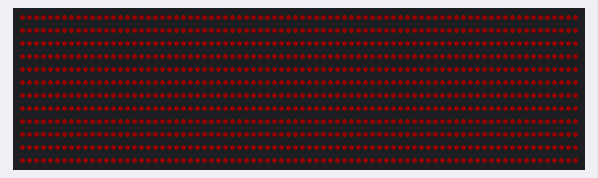
A sketch run on a simulated Teensy 3. Parts: 960 RGB LEDs in strip order, left to right, continuing on the next row. Dim RGB values are drawn brighter than linear.

Above: at 118.9 s.

The sketch:

BasicRGBTest.ino
```cpp
// (licence header left out)
#include <OctoWS2811.h>

const int ledsPerStrip = 120; //Set LED count that is on each Teensy output (includes if the strips zig-zag)

int brightness = 25; //Set the pixel brightness from 0 to 255

DMAMEM int displayMemory[ledsPerStrip*6];
int drawingMemory[ledsPerStrip*6];

const int config = WS2811_GRB | WS2811_800kHz;

OctoWS2811 leds(ledsPerStrip, displayMemory, drawingMemory, config);

void setup() {
  leds.begin();
  leds.show();
}

#define RED    0xFF0000
#define GREEN  0x00FF00
#define BLUE   0x0000FF
#define YELLOW 0xFFFF00
#define PINK   0xFF1088
#define ORANGE 0xE05800
#define WHITE  0xFFFFFF

void loop() {
  int microsec = 2000000 / leds.numPixels();  // change them all in 2 seconds

  // uncomment for voltage controlled speed
  // millisec = analogRead(A9) / 40;

  colorWipe(calcularColor(0,200,0), microsec);
  colorWipe(calcularColor(200,0,0), microsec);
  colorWipe(calcularColor(0,0,200), microsec);
  colorWipe(calcularColor(200,0,0), microsec);
  colorWipe(calcularColor(200,0,0), microsec);
  colorWipe(calcularColor(200,0,0), microsec);
  colorWipe(calcularColor(200,0,0), microsec);
}

uint32_t calcularColor(uint8_t r, uint8_t g, uint8_t b) {
  r = r*(brightness/255.0);
  g = g*(brightness/255.0);
  b = b*(brightness/255.0);
  return ((uint32_t)r << 16) | ((uint32_t)g <<  8) | b;
}

void colorWipe(int color, int wait)
{
  for (int i=0; i < leds.numPixels(); i++) {
    leds.setPixel(i, color);
    leds.show();
    delayMicroseconds(wait);
  }
}
```
